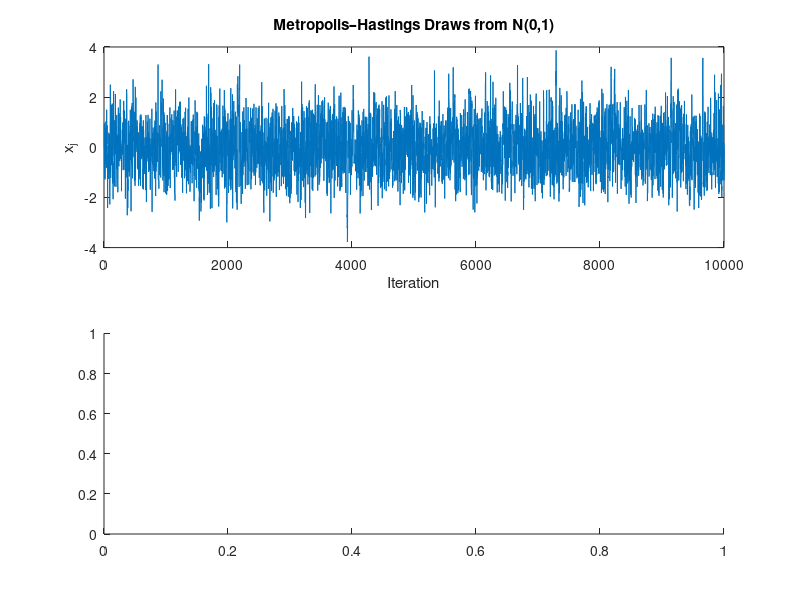

MATLAB code to generate this figure: (Note: this script raises an error after producing the figure.)
%%%%%%%%%%%%%%%%%%%%%%%%%%%%%%%%%%%%%%%%%%%%%%%%%%%%%%%%%%%%%%%%%%%%%%%%%%%
% Metropolis-Hastings Approximation to Φ(t)
% ------------------------------------------
% This script uses the MH algorithm to generate draws from N(0,1)
% and then approximates Φ(t) = P(X < t).
%
% Author: Juan F. Rubio-Ramírez
% Institution: Emory University
%%%%%%%%%%%%%%%%%%%%%%%%%%%%%%%%%%%%%%%%%%%%%%%%%%%%%%%%%%%%%%%%%%%%%%%%%%%

clear; clc; rng(1);

%% Parameters
N     = 10000;          % Number of MH iterations
sigma = sqrt(2.5);      % Proposal standard deviation
x     = zeros(N,1);     % Chain of draws
x(1)  = 0;              % Initial value
t     = 1.5;            % Value at which to approximate Φ(t)

%% Metropolis–Hastings Sampling
for j = 2:N
    % Step 2: Propose candidate from Normal(x_{j-1}, sigma^2)
    x_star = x(j-1) + sigma*randn;
    
    % Step 3: Compute acceptance probability
    phi_ratio = exp(-0.5*(x_star^2 - x(j-1)^2)); % φ(x*)/φ(x_{j-1})
    alpha = min(1, phi_ratio);
    
    % Step 4: Draw u ~ U(0,1)
    u = rand;
    
    % Step 5: Accept or reject
    if u <= alpha
        x(j) = x_star;
    else
        x(j) = x(j-1);
    end
end

%% Estimate Φ(t)
Phi_hat = mean(x < t);
fprintf('Approximation of Φ(%.2f): %.4f\n', t, Phi_hat);
fprintf('True value Φ(%.2f): %.4f\n', t, normcdf(t));

%% Optional: Diagnostic plot
figure;
subplot(2,1,1);
plot(x);
title('Metropolis–Hastings Draws from N(0,1)');
xlabel('Iteration'); ylabel('x_j');

subplot(2,1,2);
histogram(x,50,'Normalization','pdf');
hold on;
fplot(@(z) normpdf(z), [-4,4], 'r','LineWidth',1.2);
title('Histogram of MH draws vs N(0,1)');
legend('MH draws','True N(0,1)');